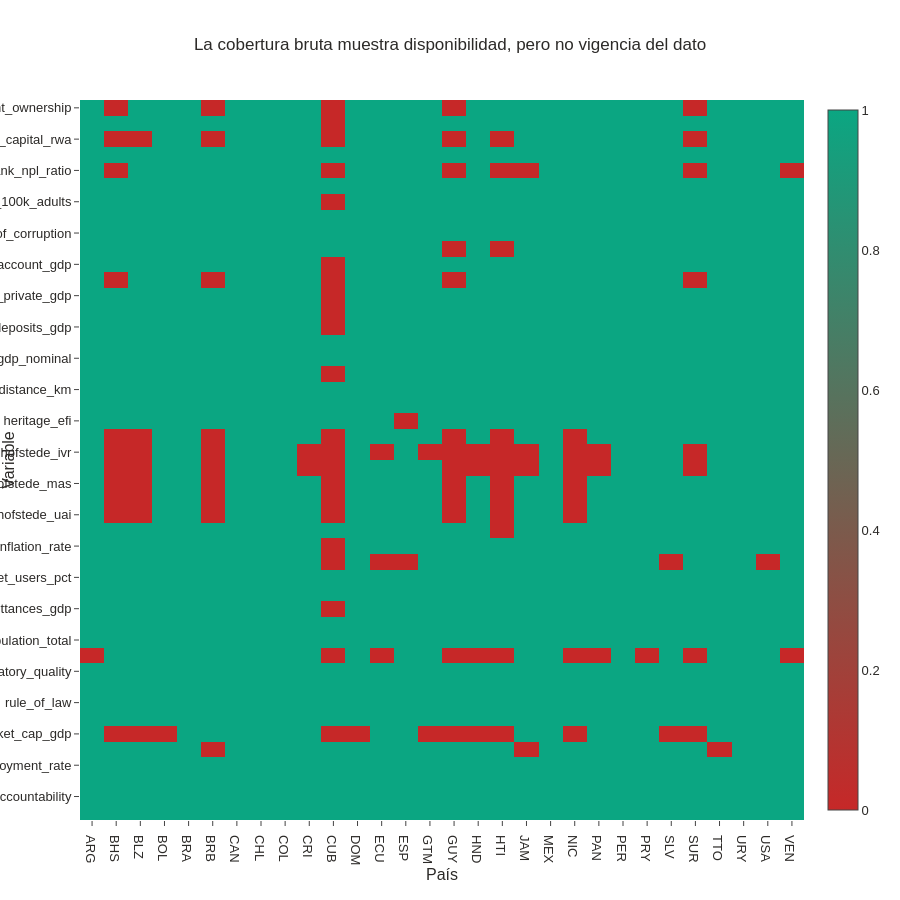

Write notebook code for a chart like this one.
### Markdown cell above
**Interpretación.** Esta tabla identifica variables con menor presencia bruta en países. Sin embargo, todavía no distingue si el dato disponible es reciente o si proviene de años obsoletos.

**Implicación.** Las variables con baja cobertura bruta son candidatas a revisión de fuente, exclusión o imputación. Las variables con alta cobertura bruta todavía deben pasar la prueba de vigencia.

---

## 4. La matriz de cobertura bruta permite identificar patrones de faltantes por país y variable

### Code cell
coverage_matrix = (
    master.dropna(subset=["value"])
    .groupby(["country_iso3", "variable"])
    .size()
    .unstack(fill_value=0)
)

coverage_matrix = (coverage_matrix > 0).astype(int)

coverage_mean = coverage_matrix.mean().mean() * 100
print(f"Cobertura bruta media: {coverage_mean:.1f}%")

fig = px.imshow(
    coverage_matrix.T,
    color_continuous_scale=[CIBEST["red"], CIBEST["green"]],
    aspect="auto",
    title="La cobertura bruta muestra disponibilidad, pero no vigencia del dato",
)
fig.update_layout(height=900, xaxis_title="País", yaxis_title="Variable")
fig.show()

### Figure 1 — Plotly figure (JSON) as saved in the notebook; plotly's stock layout.template omitted (floating-point values rounded to 4 significant figures; data arrays with more than 128 entries replaced by an {"elided": "..."} marker saying what was removed)
{"data": [{"coloraxis": "coloraxis", "hovertemplate": "country_iso3: %{x}<br>variable: %{y}<br>color: %{z}<extra></extra>", "name": "0", "type": "heatmap", "x": ["ARG", "BHS", "BLZ", "BOL", "BRA", "BRB", "CAN", "CHL", "COL", "CRI", "CUB", "DOM", "ECU", "ESP", "GTM", "GUY", "HND", "HTI", "JAM", "MEX", "NIC", "PAN", "PER", "PRY", "SLV", "SUR", "TTO", "URY", "USA", "VEN"], "xaxis": "x", "y": ["account_ownership", "atms_per_100k_adults", "bank_capital_rwa", "bank_concentration_5", "bank_npl_ratio", "colombian_diaspora_stock", "commercial_bank_branches_per_100k_adults", "common_language_spanish", "control_of_corruption", "country_risk_premium", "current_account_gdp", "digital_payment_adults_pct", "domestic_credit_private_gdp", "fdi_net_inflows_gdp", "financial_system_deposits_gdp", "gdp_growth", "gdp_nominal", "gdp_per_capita_ppp", "geographic_distance_km", "government_effectiveness", "heritage_efi", "hofstede_idv", "hofstede_ivr", "hofstede_lto", "hofstede_mas", "hofstede_pdi", "hofstede_uai", "ict_goods_exports_pct_total_goods_exports", "inflation_rate", "interest_rate_spread", "internet_users_pct", "mobile_subscriptions", "personal_remittances_gdp", "political_stability", "population_total", "public_debt_gdp", "regulatory_quality", "return_on_equity", "rule_of_law", "secure_internet_servers_per_million", "stock_market_cap_gdp", "trade_openness", "unemployment_rate", "urban_population_pct", "voice_accountability", "weighted_mean_applied_tariff_all_products"], "yaxis": "y", "z": {"elided": "46x30 int values"}}], "layout": {"coloraxis": {"colorscale": [[0, "#C62828"], [1, "#0BA682"]]}, "height": 900, "title": {"text": "La cobertura bruta muestra disponibilidad, pero no vigencia del dato"}, "xaxis": {"anchor": "y", "domain": [0, 1], "title": {"text": "País"}}, "yaxis": {"anchor": "x", "autorange": "reversed", "domain": [0, 1], "title": {"text": "Variable"}}}}
